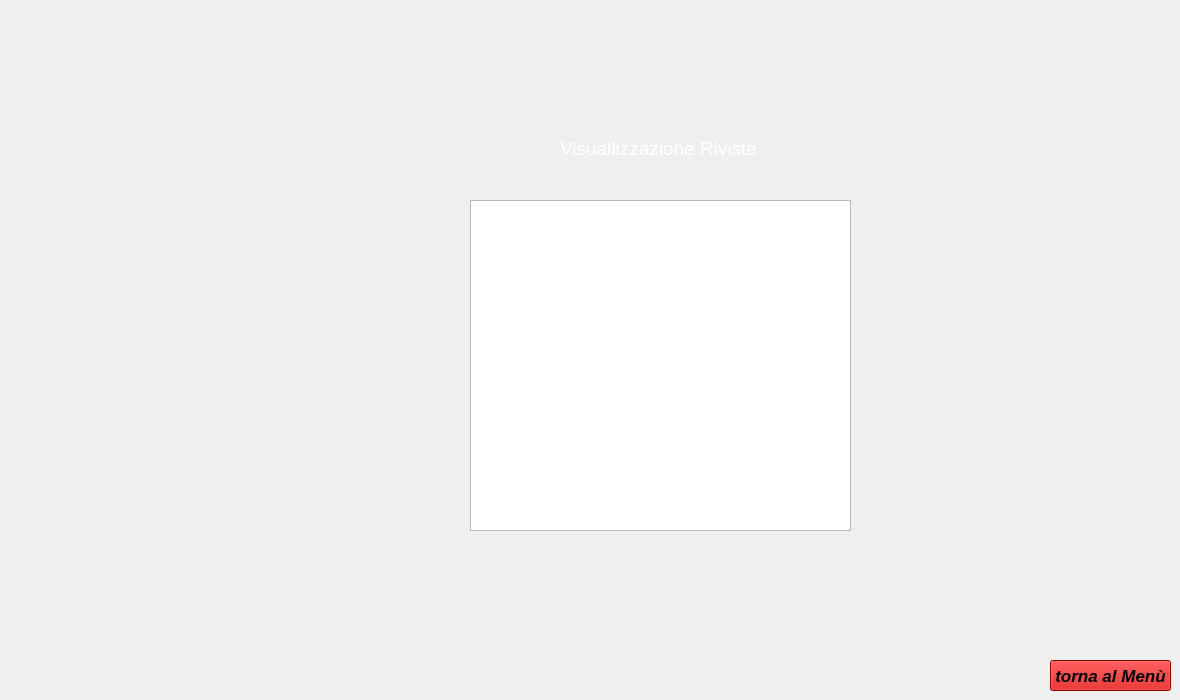
    <widget class="QWidget" name="pagina_visualizza_riviste">
     <widget class="QListWidget" name="Lista_vis_riviste">
      <property name="geometry">
       <rect>
        <x>470</x>
        <y>200</y>
        <width>381</width>
        <height>331</height>
       </rect>
      </property>
      <property name="styleSheet">
       <string notr="true">color: rgb(255, 255, 255);</string>
      </property>
     </widget>
     <widget class="QLabel" name="Titolo_2">
      <property name="geometry">
       <rect>
        <x>560</x>
        <y>140</y>
        <width>211</width>
        <height>17</height>
       </rect>
      </property>
      <property name="font">
       <font>
        <pointsize>14</pointsize>
       </font>
      </property>
      <property name="styleSheet">
       <string notr="true">color: rgb(255, 255, 255);</string>
      </property>
      <property name="text">
       <string>Visuallizzazione Riviste</string>
      </property>
     </widget>
     <widget class="QPushButton" name="tornamenu_8">
      <property name="geometry">
       <rect>
        <x>1050</x>
        <y>660</y>
        <width>121</width>
        <height>31</height>
       </rect>
      </property>
      <property name="font">
       <font>
        <pointsize>13</pointsize>
        <weight>75</weight>
        <italic>true</italic>
        <bold>true</bold>
        <underline>false</underline>
        <strikeout>false</strikeout>
        <kerning>true</kerning>
       </font>
      </property>
      <property name="styleSheet">
       <string notr="true">background-color: rgb(204, 0, 0);</string>
      </property>
      <property name="text">
       <string>torna al Menù</string>
      </property>
     </widget>
    </widget>
